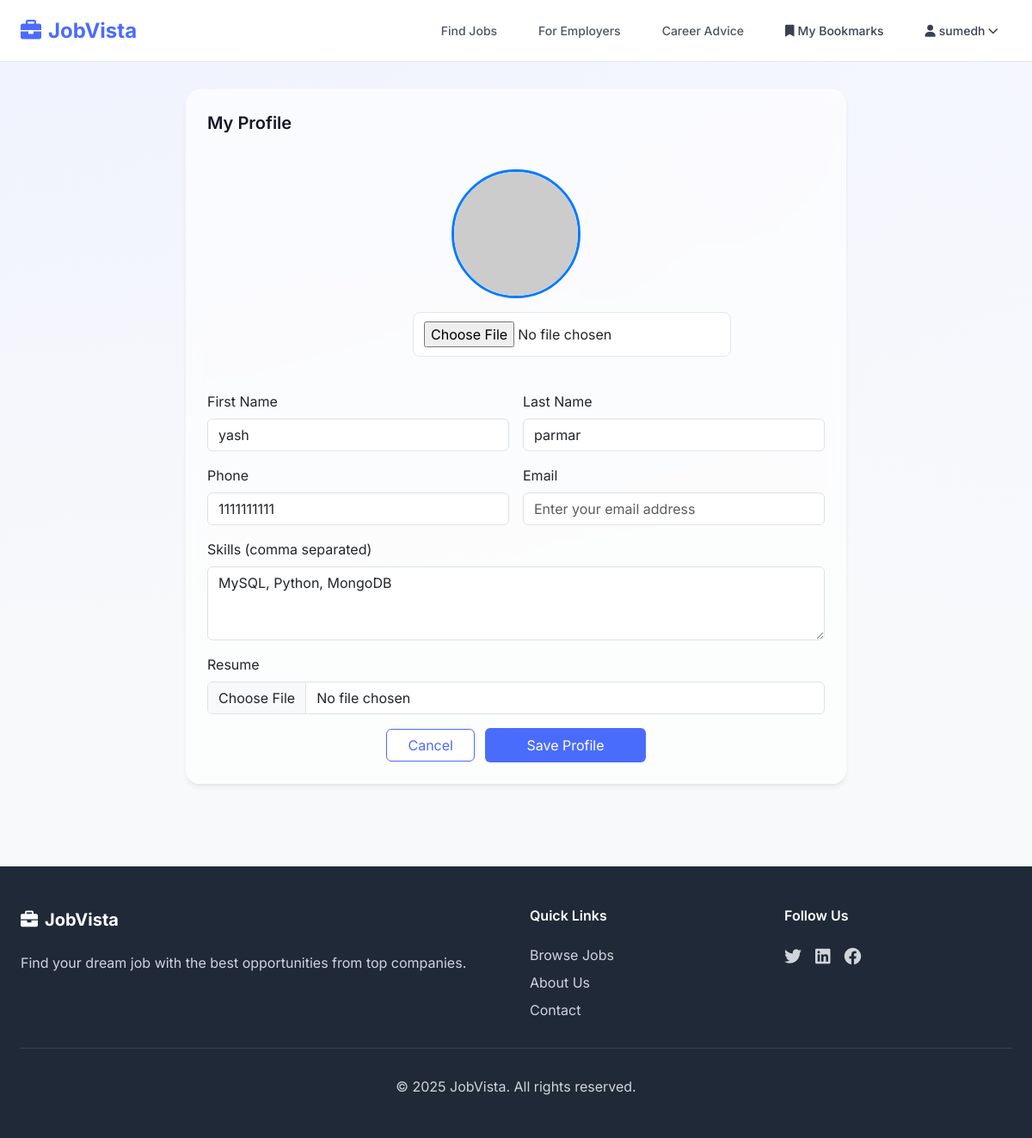
The app's page /profile/edit/ (signed in), older data.
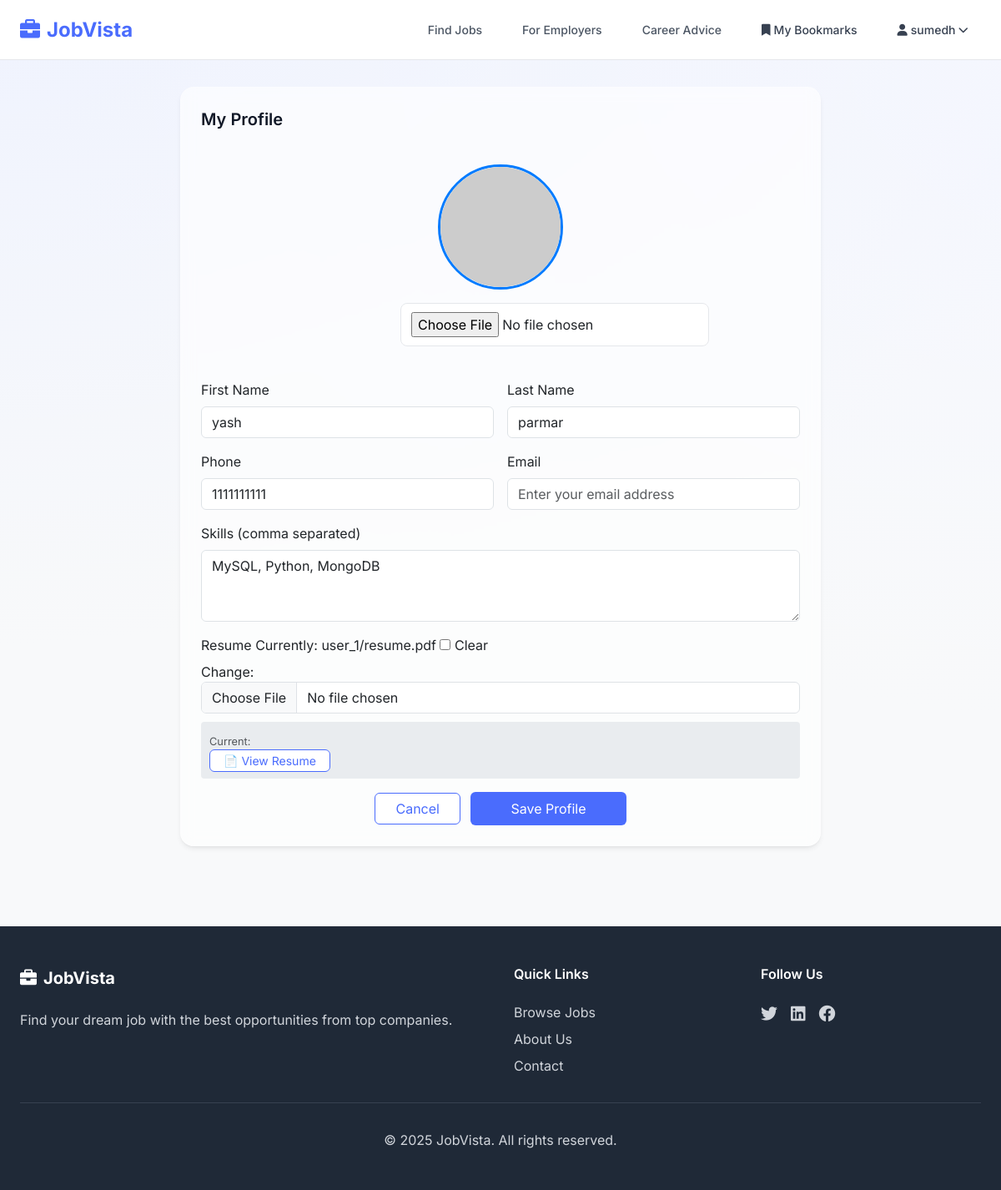
The same page, newer data.
### accounts/views.py (the view)
# urls.py: path('profile/edit/', profile_edit, name='profile_edit'),
@login_required
def profile_edit(request):
    try:
        profile = request.user.userprofile
    except UserProfile.DoesNotExist:
        profile = UserProfile(user=request.user)
    if request.method == 'POST':
        print(request.POST)
        form = UserProfileForm(request.POST, request.FILES, instance=profile)
        if form.is_valid():
            form.save()
            messages.success(request, 'Profile updated successfully!')
            return redirect('profile_view')
        else:
            messages.error(request, 'Please correct the errors below.')
    else:
        form = UserProfileForm(instance=profile)
    context = {
        'form': form,
        'profile': profile
    }
    return render(request, 'accounts/profile_edit.html', context)

### templates/accounts/profile_edit.html (shortened to what this page needs)
{% extends 'base.html' %}
{% block content %}
<div class="w-full px-6 lg:px-10 py-8" style="background: radial-gradient(1600px 900px at -10% -20%, #EEF2FF, transparent), radial-gradient(1400px 800px at 120% 0%, #F5F7FF, transparent);">
  <div class="max-w-3xl mx-auto">
    <div class="card card-shadow p-6">
      <h2 class="text-xl font-semibold mb-4" style="color: var(--text-heading);">My Profile</h2>
                    <form id="profileForm" method="POST" enctype="multipart/form-data" class="space-y-4">
                        <div class="text-center w-70 mx-auto d-flex flex-column align-items-center justify-content-center mb-3">
                            <img
                                src="{% if profile.profile_picture %}{{ profile.profile_picture.url }}{% else %}https://via.placeholder.com/150{% endif %}"
                                class="profile-pic mb-3"
                                id="profilePreview"
                            />
                            <div class="mb-2 w-60">
                                <input
                                    type="file"
                                    class="input"
                                    id="profileImage"
                                    name="profile_picture"
                                    accept="image/*"
                                />
                            </div>
                        </div>
                        <div class="row g-3">
                            <div class="col-md-6">
                                <label for="{{ form.first_name.id_for_label }}" class="form-label">First Name</label>
                                {{ form.first_name }}
                            </div>
                            <div class="col-md-6">
                                <label for="{{ form.last_name.id_for_label }}" class="form-label">Last Name</label>
                                {{ form.last_name }}
                            </div>
                            <div class="col-md-6">
                                <label for="{{ form.phone.id_for_label }}" class="form-label">Phone</label>
                                {{ form.phone }}
                            </div>
                            <div class="col-md-6">
                                <label for="{{ form.email.id_for_label }}" class="form-label">Email</label>
                                {{ form.email }}
                            </div>
                            <div class="col-12">
                                <label for="{{ form.skills.id_for_label }}" class="form-label">Skills (comma separated)</label>
                                {{ form.skills }}
                            </div>
                            <div class="col-12">
                                <label for="{{ form.resume.id_for_label }}" class="form-label">Resume</label>
                                {{ form.resume }}
                                {% if profile.resume %}
                                    <div class="current-file">
                                        <small class="text-muted">Current:</small><br>
                                        <a href="{{ profile.resume.url }}" target="_blank" class="btn-secondary-brand px-3 py-1 rounded-md text-sm">📄 View Resume</a>
                                    </div>
                                {% endif %}
                            </div>
                            <div class="col-12 mt-3 text-center">
                                <a href="{% url 'dashboard' %}" class="btn-secondary-brand px-4 py-2 rounded-md me-2">Cancel</a>
                                <button type="submit" class="btn-primary-brand px-5 py-2 rounded-md">Save Profile</button>
                            </div>
                        </div>
                    </form>
    </div>
  </div>
</div>
{% endblock %}

Row changes from the older to the newer data that the page shows:
changed UserProfile "yash": resume empty → "user_1/resume.pdf" (drawn)
Text that changed along with them:
form field resume: (not shown) → "☐"
text now shown: "Currently: user_1/resume.pdf Clear Change: Current: 📄 View Resume"
